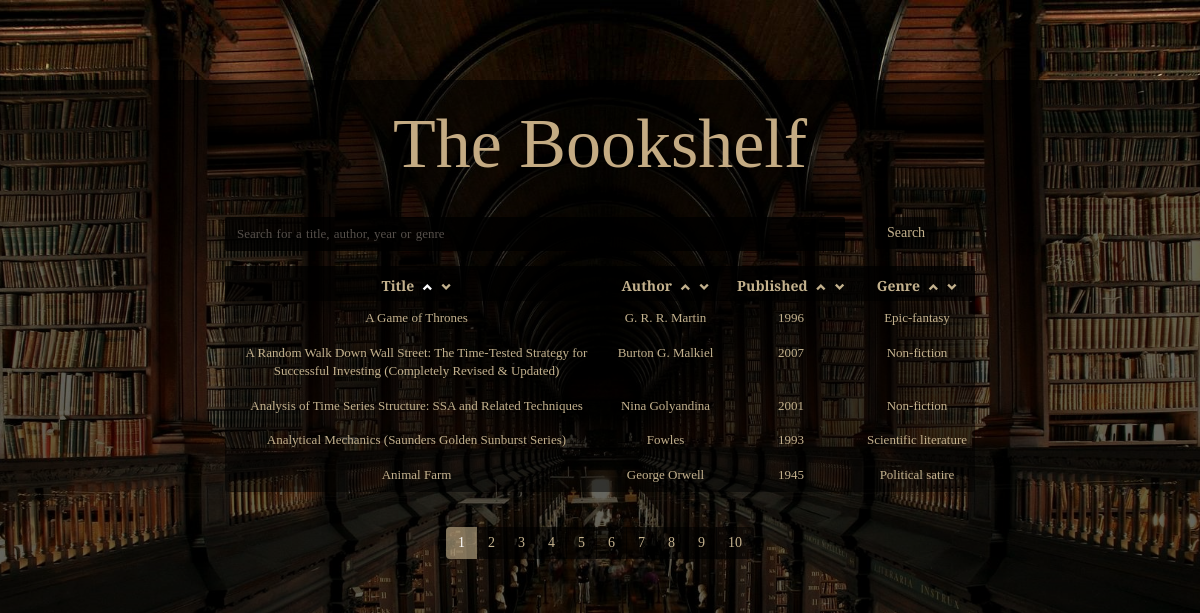
Screenshot of /nfq/index.php with the database file from the repository.
### tables this page shows
CREATE TABLE `bookcase` (
  `id` int(10) NOT NULL,
  `title` varchar(255) NOT NULL,
  `author` varchar(255) NOT NULL,
  `published` int(11) NOT NULL,
  `genre` varchar(255) NOT NULL
);

### nfq/connect.php (called while the page is built, shortened)
<?php
function getConnection()
{
  $servername = "localhost";
  $username = "root";
  $password = "";
  $dbname = "archive";
  $conn = new mysqli($servername, $username, $password, $dbname);
  return $conn;
}
function getBooks($sortBy, $orderBy, $search, $page)
{
  $page_size = 5;
  $search = "%" . $search . "%";
  $offset = ($page - 1) * $page_size;
  $conn = getConnection();
  $prepared = $conn->prepare("
      SELECT id, title, author, published, genre FROM bookcase
      WHERE title LIKE ? OR author LIKE ? OR published LIKE ? or genre LIKE ?
      ORDER BY " . $sortBy . " " . $orderBy . " LIMIT " . $page_size . " OFFSET " . $offset
  );
  $prepared->bind_param("ssss", $search, $search, $search, $search);
  $prepared->execute();
  $result = $prepared->get_result();
  return $result;
}
function getBookCount($search)
{
  $search = "%" . $search . "%";
  $conn = getConnection();
  $prepared = $conn->prepare("
      SELECT COUNT(*) as 'book_count' FROM bookcase
      WHERE title LIKE ? OR author LIKE ? OR published LIKE ? or genre LIKE ?
    ");
  $prepared->bind_param("ssss", $search, $search, $search, $search);
  $prepared->execute();
  $result = $prepared->get_result();
  return $result;
}

### nfq/index.php (the view, shortened to what this page needs)
<?php
include 'header.php';
$search = "";
$sort = "title";
$order = "ASC";
$page = 1;
?>
  <header class="container-fluid noMargin">
    <h1 class="text-center">The Bookshelf</h1>
  </header>
  <form id="collectInp" method="get" action="/nfq">
    <div class="container">
      <div class="row searchRow">
        <div class="col-md-8 col-md-offset-2">
          <div class="row">
            <div class="col-md-10">
              <input name="search" value="<?php echo $search; ?>" type="text" class="form-control search-placeholder"
                     placeholder="Search for a title, author, year or genre">
            </div>
            <div class="col-md-2">
              <button type="submit" class="btn btn-default">Search</button>
            </div>
          </div>
        </div>
      </div>
      <div class="row">
        <div class="col-md-8 col-md-offset-2">
          <?php
          $result = getBooks($sort, $order, $search, $page);
          if ($result->num_rows > 0): ?>
          <table class="table">
            <thead>
            <tr>
              <th>
                Title
                <label for="radio1">
                    <span class="glyphicon glyphicon-chevron-up
                    <?php if (($sort . "_" . $order) == "title_ASC"): echo "active"; endif; ?>" aria-hidden="true">
                    </span>
                </label>
                <label for="radio2">
                    <span class="glyphicon glyphicon-chevron-down
                    <?php if (($sort . "_" . $order) == "title_DESC"): echo "active"; endif; ?>" aria-hidden="true">
                    </span>
                </label>
              </th>
              <th>
                Author
                <label for="radio3">
                    <span class="glyphicon glyphicon-chevron-up
                    <?php if (($sort . "_" . $order) == "author_ASC"): echo "active"; endif; ?>" aria-hidden="true">
                    </span>
                </label>
                <label for="radio4">
                    <span class="glyphicon glyphicon-chevron-down
                    <?php if (($sort . "_" . $order) == "author_DESC"): echo "active"; endif; ?>" aria-hidden="true">
                    </span>
                </label>
              </th>
              <th>
                Published
                <label for="radio5">
                    <span class="glyphicon glyphicon-chevron-up
                    <?php if (($sort . "_" . $order) == "published_ASC"): echo "active"; endif; ?>" aria-hidden="true">
                    </span>
                </label>
                <label for="radio6">
                    <span class="glyphicon glyphicon-chevron-down
                    <?php if (($sort . "_" . $order) == "published_DESC"): echo "active"; endif; ?>" aria-hidden="true">
                    </span>
                </label>
              </th>
              <th>
                Genre
                <label for="radio7">
                    <span class="glyphicon glyphicon-chevron-up
                    <?php if (($sort . "_" . $order) == "genre_ASC"): echo "active"; endif; ?>" aria-hidden="true">
                    </span>
                </label>
                <label for="radio8">
                    <span class="glyphicon glyphicon-chevron-down
                    <?php if (($sort . "_" . $order) == "genre_DESC"): echo "active"; endif; ?>" aria-hidden="true">
                    </span>
                </label>
              </th>
            </tr>
            </thead>
            <?php while ($row = $result->fetch_assoc()): ?>
              <tr>
                <td>
                  <a href="/nfq/book.php?id=<?php echo $row["id"]; ?>"><?php echo $row["title"]; ?></a>
                </td>
                <td><?php echo $row["author"]; ?></td>
                <td><?php echo $row["published"]; ?></td>
                <td><?php echo $row["genre"]; ?></td>
              </tr>
            <?php endwhile; ?>
          </table>
          <div class="row text-center">
            <?php
            $result = getBookCount($search);
            if ($result->num_rows > 0):
              $row = $result->fetch_assoc();
              $number = $row["book_count"]; ?>
              <nav class="col-md-12 pages" aria-label="Page navigation">
                <ul class="pagination">
                  <?php for ($i = 1; $i <= ceil($number / 5); $i++): ?>
                    <li class="page-item <?php if ($i == $page) echo "active"; ?>">
                      <a
                        href="/nfq/?search=<?php echo $search . "&sortAndOrder=" . $sort . "_" . $order . "&page=" . $i; ?>">
                        <?php echo $i; ?>
                      </a>
                    </li>
                  <?php endfor; ?>
                </ul>
              </nav>
            <?php endif; ?>
            <?php else: ?>
              <p class="text-center">Sorry, no books are available at the moment.</p>
            <?php endif; ?>
          </div>
        </div>
      </div>
    </div>
  </form>
<?php include 'footer.php'; ?>

### nfq/header.php (shortened to what this page needs)
<?php include 'connect.php'; ?>
<!DOCTYPE html>
<html lang="en">
<head>
  <link rel="stylesheet" href="https://maxcdn.bootstrapcdn.com/bootstrap/3.3.7/css/bootstrap.min.css"
>
  <link href="css/main.css" rel="stylesheet" type="text/css">
</head>
<body>

### nfq/footer.php (shortened to what this page needs)
</body>
</html>

### nfq/css/main.css (style rules this page uses)
html { background: url('../images/library.jpg') no-repeat center center fixed; -webkit-background-size: cover; -moz-background-size: cover; -o-background-size: cover; background-size: cover; }
body { font-weight: 100; background-color: rgba(0, 0, 0, 0.6); margin-top: 80px; padding-bottom: 40px; color: rgb(196, 178, 142); font-family: "Libre Baskerville"; }
h1 { margin: 20px; padding: 5px; font-size: 70px; color: rgb(196, 171, 131); }
.container { margin-top: 10px; }
.searchRow { margin-bottom: 15px; }
input[type=text] { background-color: rgba(0, 0, 0, 0.8); font-size: 12px; border-radius: 2px; }
.table > tbody > tr > td, .table > tbody > tr > th, .table > tfoot > tr > td, .table > tfoot > tr > th, .table > thead > tr > td, .table > thead > tr > th { border-top: black; }
.form-control { border: #140700; color: rgb(196, 178, 142); border-radius: 3px; }
.btn.btn-default { border-radius: 2px; border: 0; color: rgb(196, 178, 142); text-shadow: none; background-color: rgba(0, 0, 0, 0.7); }
.table { font-weight: 100; font-size: 13px; text-align: center; background-color: rgba(0, 0, 0, 0.5); border-radius: 3px; margin-bottom: 0; }
th:nth-child(2) { width: 115px; }
th:nth-child(3) { width: 136px; }
th:nth-child(4) { width: 116px; }
.table > thead > tr > th { text-align: center; font-size: 14px; background-color: rgba(0, 0, 0, 0.6); border: 1px black; padding-top: 10px; padding-bottom: 5px; border-bottom: rgb(111, 103, 97); }
span { font-size: 10px; margin-left: 5px; }
label { margin-bottom: 0; }
a, a:hover { text-decoration: none !important; color: rgb(196, 178, 142); }
.pages { align-items: center; margin-top: 15px; }
.pagination > li > a { color: rgb(196, 178, 142); background-color: rgba(0, 0, 0, 0.6); border: 1px black; }
.pagination > .active > a, .pagination > .active > a:focus, .pagination > .active > a:hover, .pagination > li > a:focus, .pagination > li > a:hover { color: rgb(255, 255, 255); background-color: rgba(196, 178, 142, 0.6); }
.active { color: rgb(255, 255, 255); }

### rows the page displays
bookcase: title "A Game of Thrones", author "G. R. R. Martin", published "1996", genre "Epic-fantasy"
bookcase: title "A Random Walk Down Wall Street: The Time-Tested Strategy for Successful Investing (Completely Revised & Updated)", author "Burton G. Malkiel", published "2007", genre "Non-fiction"
bookcase: title "Analysis of Time Series Structure: SSA and Related Techniques", author "Nina Golyandina", published "2001", genre "Non-fiction"
bookcase: title "Analytical Mechanics (Saunders Golden Sunburst Series)", author "Fowles", published "1993", genre "Scientific literature"
bookcase: title "Animal Farm", author "George Orwell", published "1945", genre "Political satire"
